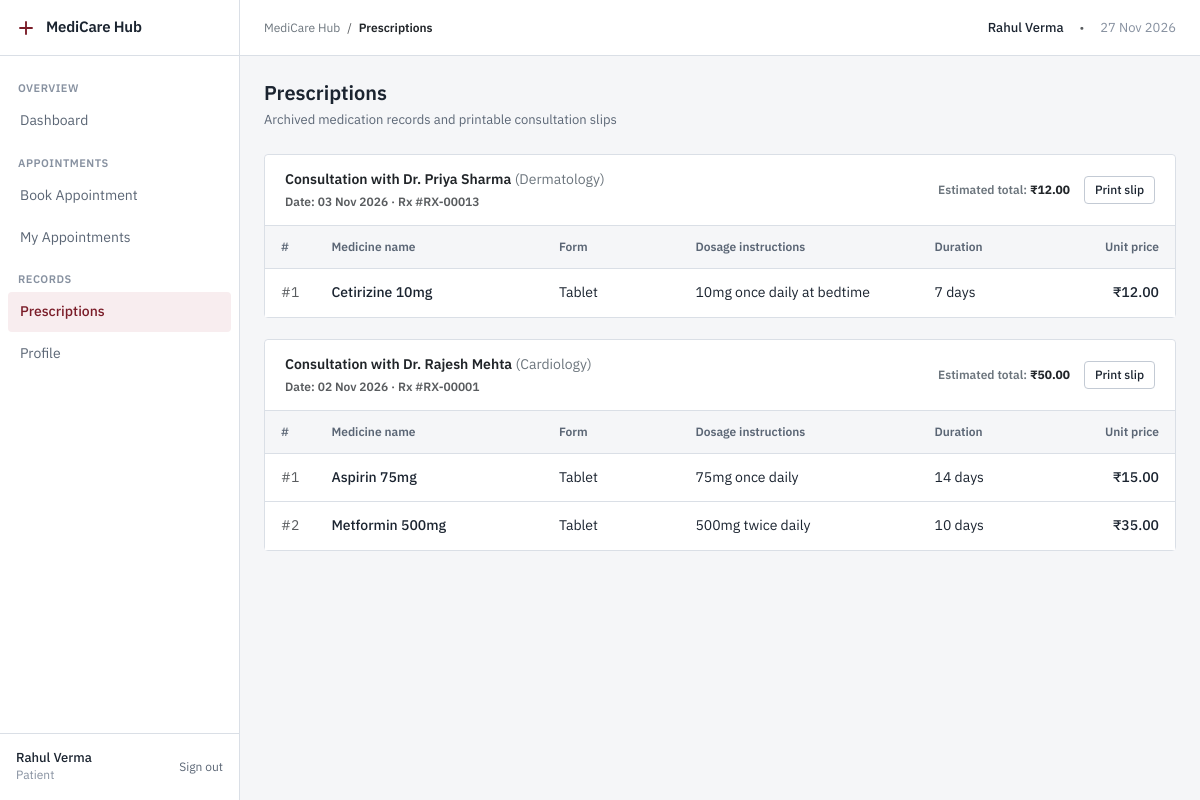
The page /patient.php?view=prescriptions (signed in) on the database its author committed.
### tables this page shows
CREATE TABLE Appointment (
    appointment_id INT AUTO_INCREMENT PRIMARY KEY,
    patient_id INT NOT NULL,
    doctor_id INT NOT NULL,
    appointment_date DATE NOT NULL,
    status ENUM('Scheduled','Completed','Cancelled') DEFAULT 'Scheduled',
    FOREIGN KEY (patient_id) REFERENCES Patient(patient_id) ON DELETE CASCADE,
    FOREIGN KEY (doctor_id) REFERENCES Doctor(doctor_id) ON DELETE CASCADE
);

CREATE TABLE Doctor (
    doctor_id INT AUTO_INCREMENT PRIMARY KEY,
    name VARCHAR(100) NOT NULL,
    specialization VARCHAR(100) NOT NULL,
    phone VARCHAR(20) NOT NULL
);

CREATE TABLE Prescription (
    prescription_id INT AUTO_INCREMENT PRIMARY KEY,
    appointment_id INT NOT NULL,
    medicine_id INT NOT NULL,
    dosage VARCHAR(100) NOT NULL,
    duration_days INT NOT NULL,
    FOREIGN KEY (appointment_id) REFERENCES Appointment(appointment_id) ON DELETE CASCADE,
    FOREIGN KEY (medicine_id) REFERENCES Medicine(medicine_id) ON DELETE CASCADE
);

CREATE TABLE Medicine (
    medicine_id INT AUTO_INCREMENT PRIMARY KEY,
    medicine_name VARCHAR(100) NOT NULL,
    type VARCHAR(50) NOT NULL,
    price DECIMAL(8,2) NOT NULL
);

### includes/functions.php (called while the page is built, shortened)
<?php
function e(string $str): string
{
    return htmlspecialchars($str, ENT_QUOTES, 'UTF-8');
}
function formatDate(string $date): string
{
    return date('d M Y', strtotime($date));
}
function formatCurrency(float $amount): string
{
    return '₹' . number_format($amount, 2);
}

### patient.php (the view, shortened to what this page needs)
<?php
require_once __DIR__ . '/config/db.php';
require_once __DIR__ . '/includes/functions.php';
$view = $_GET['view'] ?? 'dashboard';
switch ($view) {
    case 'prescriptions':
$patientId = (int)($_SESSION['patient_id'] ?? 0);
$stmt = $pdo->prepare('
    SELECT a.appointment_id, a.appointment_date, a.status, d.name AS doctor_name, d.specialization
    FROM Appointment a
    JOIN Doctor d ON a.doctor_id = d.doctor_id
    WHERE a.patient_id = ?
      AND EXISTS (SELECT 1 FROM Prescription pr WHERE pr.appointment_id = a.appointment_id)
    ORDER BY a.appointment_date DESC, a.appointment_id DESC
');
$stmt->execute([$patientId]);
$appointments = $stmt->fetchAll();
$prescriptionsByAppointment = [];
foreach ($appointments as $apt) {
    $pStmt = $pdo->prepare('
        SELECT pr.*, m.medicine_name, m.type, m.price
        FROM Prescription pr
        JOIN Medicine m ON pr.medicine_id = m.medicine_id
        WHERE pr.appointment_id = ?
        ORDER BY pr.prescription_id ASC
    ');
    $pStmt->execute([$apt['appointment_id']]);
    $items = $pStmt->fetchAll();
    $subtotal = 0.0;
    foreach ($items as $it) {
        $subtotal += (float)$it['price'];
    }
    $prescriptionsByAppointment[] = [
        'appointment' => $apt,
        'items' => $items,
        'total' => $subtotal
    ];
}
        break;
}
require_once __DIR__ . '/includes/header.php';
?>
<?php if ($view === 'dashboard'): ?>
<div class="page-header">
    <div>
        <h2 class="page-title">Patient portal</h2>
        <p class="page-description">Medical appointments, consultation queue, and prescriptions</p>
    </div>
    <a href="/medicarehub/patient.php?view=book_appointment" class="btn btn-primary">Book appointment</a>
</div>
<div class="row g-4 mb-4">
    <div class="col-sm-6 col-xl-4">
        <div class="stat-card">
            <div class="stat-label">Upcoming appointments</div>
            <div class="stat-value"><?php echo $upcomingCount; ?></div>
            <div class="stat-caption">Confirmed consultations</div>
        </div>
    </div>
    <div class="col-sm-6 col-xl-4">
        <div class="stat-card">
            <div class="stat-label">Total appointments</div>
            <div class="stat-value"><?php echo $totalCount; ?></div>
            <div class="stat-caption">Lifetime clinic consultations</div>
        </div>
    </div>
    <div class="col-sm-6 col-xl-4">
        <div class="stat-card">
            <div class="stat-label">Active prescriptions</div>
            <div class="stat-value"><?php echo $prescriptionsCount; ?></div>
            <div class="stat-caption">Prescribed medications on record</div>
        </div>
    </div>
</div>
<div class="card mb-4">
    <div class="card-header">
        <div>Next scheduled visits</div>
        <a href="/medicarehub/patient.php?view=my_appointments" class="small">View all</a>
    </div>
    <div class="table-responsive">
        <table class="table">
            <thead>
                <tr>
                    <th>ID</th>
                    <th>Doctor</th>
                    <th>Specialization</th>
                    <th>Scheduled date</th>
                    <th>Status</th>
                    <th class="text-end">Actions</th>
                </tr>
            </thead>
            <tbody>
                <?php if (empty($upcomingAppointments)): ?>
                    <tr>
                        <td colspan="6" class="empty-state">No scheduled appointments on record.</td>
                    </tr>
                <?php else: ?>
                    <?php foreach ($upcomingAppointments as $a): ?>
                        <tr>
                            <td class="text-muted">#<?php echo e((string)$a['appointment_id']); ?></td>
                            <td class="fw-medium"><?php echo e($a['doctor_name']); ?></td>
                            <td><?php echo e($a['specialization']); ?></td>
                            <td><?php echo formatDate($a['appointment_date']); ?></td>
                            <td>
                                <span class="<?php echo getStatusBadgeClass($a['status']); ?>">
                                    <?php echo e($a['status']); ?>
                                </span>
                            </td>
                            <td class="text-end">
                                <form method="POST" action="/medicarehub/patient.php?view=my_appointments" class="d-inline m-0" onsubmit="return confirm('Are you sure you want to cancel this appointment?');">
                                    <input type="hidden" name="csrf_token" value="<?php echo generateCSRFToken(); ?>">
                                    <input type="hidden" name="action" value="cancel">
                                    <input type="hidden" name="appointment_id" value="<?php echo $a['appointment_id']; ?>">
                                    <button type="submit" class="table-action-link text-danger border-0 bg-transparent p-0">Cancel</button>
                                </form>
                            </td>
                        </tr>
                    <?php endforeach; ?>
                <?php endif; ?>
            </tbody>
        </table>
    </div>
</div>
<div class="card">
    <div class="card-header">
        <div>Recent consultation history</div>
        <a href="/medicarehub/patient.php?view=prescriptions" class="small">All prescriptions</a>
    </div>
    <div class="table-responsive">
        <table class="table">
            <thead>
                <tr>
                    <th>ID</th>
                    <th>Doctor</th>
                    <th>Specialization</th>
                    <th>Date</th>
                    <th>Status</th>
                    <th>Prescription</th>
                    <th class="text-end">Actions</th>
                </tr>
            </thead>
            <tbody>
                <?php if (empty($recentHistory)): ?>
                    <tr>
                        <td colspan="7" class="empty-state">No past consultation history recorded.</td>
                    </tr>
                <?php else: ?>
                    <?php foreach ($recentHistory as $h): ?>
                        <tr>
                            <td class="text-muted">#<?php echo e((string)$h['appointment_id']); ?></td>
                            <td class="fw-medium"><?php echo e($h['doctor_name']); ?></td>
                            <td><?php echo e($h['specialization']); ?></td>
                            <td><?php echo formatDate($h['appointment_date']); ?></td>
                            <td>
                                <span class="<?php echo getStatusBadgeClass($h['status']); ?>">
                                    <?php echo e($h['status']); ?>
                                </span>
                            </td>
                            <td>
                                <?php if ($h['rx_count'] > 0): ?>
                                    <span class="text-secondary"><?php echo $h['rx_count']; ?> medicines</span>
                                <?php else: ?>
                                    <span class="text-muted small">None</span>
                                <?php endif; ?>
                            </td>
                            <td class="text-end">
                                <?php if ($h['rx_count'] > 0): ?>
                                    <a href="/medicarehub/patient.php?view=prescription_print&appointment_id=<?php echo $h['appointment_id']; ?>" target="_blank" class="table-action-link">View slip</a>
                                <?php else: ?>
                                    <span class="text-muted small">-</span>
                                <?php endif; ?>
                            </td>
                        </tr>
                    <?php endforeach; ?>
                <?php endif; ?>
            </tbody>
        </table>
    </div>
</div>
<?php elseif ($view === 'prescriptions'): ?>
<div class="page-header">
    <div>
        <h1 class="page-title">Prescriptions</h1>
        <p class="page-description">Archived medication records and printable consultation slips</p>
    </div>
</div>
<?php if (empty($prescriptionsByAppointment)): ?>
    <div class="card">
        <div class="card-body">
            <div class="empty-state">No prescription records found for this patient account.</div>
        </div>
    </div>
<?php else: ?>
    <?php foreach ($prescriptionsByAppointment as $block): ?>
        <?php
        $apt = $block['appointment'];
        $items = $block['items'];
        $total = $block['total'];
        ?>
        <div class="card mb-4">
            <div class="card-header d-flex align-items-center justify-content-between flex-wrap gap-2 py-3">
                <div>
                    <div class="fw-semibold text-dark fs-6">Consultation with <?php echo e($apt['doctor_name']); ?> <span class="text-secondary fw-normal">(<?php echo e($apt['specialization']); ?>)</span></div>
                    <div class="small text-muted mt-1">Date: <?php echo formatDate($apt['appointment_date']); ?> &middot; Rx #RX-<?php echo str_pad((string)$apt['appointment_id'], 5, '0', STR_PAD_LEFT); ?></div>
                </div>
                <div class="d-flex align-items-center gap-3">
                    <span class="small text-secondary">Estimated total: <strong class="text-dark tabular-nums"><?php echo formatCurrency($total); ?></strong></span>
                    <a href="/medicarehub/patient.php?view=prescription_print&appointment_id=<?php echo $apt['appointment_id']; ?>" target="_blank" class="btn btn-secondary btn-sm">Print slip</a>
                </div>
            </div>
            <div class="table-responsive">
                <table class="table align-middle">
                    <thead>
                        <tr>
                            <th style="width: 50px;">#</th>
                            <th style="width: 25%;">Medicine name</th>
                            <th style="width: 15%;">Form</th>
                            <th>Dosage instructions</th>
                            <th style="width: 15%;">Duration</th>
                            <th class="text-end" style="width: 120px;">Unit price</th>
                        </tr>
                    </thead>
                    <tbody>
                        <?php foreach ($items as $idx => $it): ?>
                            <tr>
                                <td class="text-muted tabular-nums">#<?php echo $idx + 1; ?></td>
                                <td class="fw-medium"><?php echo e($it['medicine_name']); ?></td>
                                <td><?php echo e($it['type']); ?></td>
                                <td><?php echo e($it['dosage']); ?></td>
                                <td class="tabular-nums"><?php echo e((string)$it['duration_days']); ?> days</td>
                                <td class="text-end tabular-nums fw-medium"><?php echo formatCurrency((float)$it['price']); ?></td>
                            </tr>
                        <?php endforeach; ?>
                    </tbody>
                </table>
            </div>
        </div>
    <?php endforeach; ?>
<?php endif; ?>
<?php endif; ?>
<?php require_once __DIR__ . '/includes/footer.php'; ?>

### assets/css/style.css (style rules this page uses)
:root { --bg: #F5F6F8; --surface: #FFFFFF; --border: #DADFE6; --border-strong: #C3CAD4; --text: #1B2430; --text-secondary: #5B6675; --text-muted: #8791A0; --accent: #7A1C28; --accent-hover: #5F151F; --accent-subtle: #F8EDEF; --status-success: #2E6B4F; --status-success-bg: #EAF3EE; --status-warning: #8A5A00; --status-warning-bg: #FBF3E2; --status-danger: #A12C2C; --status-danger-bg: #FAEDED; --status-neutral: #4B5563; --status-neutral-bg: #EEF0F3; --radius: 4px; --sidebar-width: 240px; --topbar-height: 56px; --shadow-overlay: 0 4px 12px rgba(0, 0, 0, 0.08); }
*, *::before, *::after { box-sizing: border-box; }
html, body { margin: 0; padding: 0; background-color: var(--bg); color: var(--text); font-family: 'IBM Plex Sans', -apple-system, BlinkMacSystemFont, "Segoe UI", Roboto, sans-serif; font-size: 14px; line-height: 1.5; font-weight: 400; -webkit-font-smoothing: antialiased; -moz-osx-font-smoothing: grayscale; }
h1, h2, h3, h4, h5, h6 { color: var(--text); font-weight: 600; line-height: 1.3; margin-top: 0; margin-bottom: 0.5rem; letter-spacing: normal; text-transform: none; }
h1 { font-size: 24px; }
p { margin-top: 0; margin-bottom: 0.5rem; }
small, .small { font-size: 12px; }
a { color: var(--accent); text-decoration: none; transition: color 0.15s ease; }
.tabular-nums, .stat-value, table td, table th, .font-monospace { font-variant-numeric: tabular-nums; }
.page-header { display: flex; align-items: flex-start; justify-content: space-between; margin-bottom: 24px; gap: 16px; }
.page-title { font-size: 20px; font-weight: 600; color: var(--text); margin-bottom: 4px; }
.page-description { font-size: 13px; color: var(--text-secondary); margin-bottom: 0; }
.card { background-color: var(--surface); border: 1px solid var(--border); border-radius: var(--radius); box-shadow: none; margin-bottom: 24px; }
.card-header { background-color: var(--surface); border-bottom: 1px solid var(--border); padding: 16px 20px; font-size: 15px; font-weight: 600; color: var(--text); display: flex; align-items: center; justify-content: space-between; }
.btn { height: 36px; padding: 0 16px; font-size: 13px; font-weight: 500; font-family: inherit; border-radius: var(--radius); display: inline-flex; align-items: center; justify-content: center; gap: 8px; border: 1px solid transparent; cursor: pointer; text-decoration: none; transition: background-color 0.15s ease, border-color 0.15s ease, color 0.15s ease; white-space: nowrap; box-shadow: none !important; }
.btn-secondary, .btn-outline-secondary, .btn-light { background-color: var(--surface); border-color: var(--border-strong); color: var(--text); }
.btn-sm { height: 28px; padding: 0 10px; font-size: 12px; }
.table { width: 100%; margin-bottom: 0; color: var(--text); border-collapse: collapse; vertical-align: middle; }
.table thead th { background-color: var(--bg); color: var(--text-secondary); font-size: 12px; font-weight: 600; text-transform: none; letter-spacing: normal; border-bottom: 1px solid var(--border); border-top: none; padding: 12px 16px; white-space: nowrap; }
.table tbody td { padding: 12px 16px; font-size: 14px; border-bottom: 1px solid var(--border); height: 48px; background-color: var(--surface); color: var(--text); }
.table tbody tr:last-child td { border-bottom: none; }
* { text-shadow: none !important; }
.card, .stat-card, .btn, .form-control, .form-select, .table-container, .alert { box-shadow: none !important; }

### rows shown on the page
appointment: doctor.name "Dr. Priya Sharma", doctor.specialization "Dermatology", appointment_date "03 Nov 2026", appointment_id "00013", total "₹12.00"
prescription: medicine.medicine_name "Cetirizine 10mg", medicine.type "Tablet", dosage "10mg once daily at bedtime", duration_days "7", medicine.price "₹12.00"
appointment: doctor.name "Dr. Rajesh Mehta", doctor.specialization "Cardiology", appointment_date "02 Nov 2026", appointment_id "00001", total "₹50.00"
prescription: medicine.medicine_name "Aspirin 75mg", medicine.type "Tablet", dosage "75mg once daily", duration_days "14", medicine.price "₹15.00"
prescription: medicine.medicine_name "Metformin 500mg", medicine.type "Tablet", dosage "500mg twice daily", duration_days "10", medicine.price "₹35.00"

### other values the page prints
$sectionTitle "OVERVIEW"
$item['label'] "Dashboard"
$sectionTitle "APPOINTMENTS"
$item['label'] "Book Appointment"
$item['label'] "My Appointments"
$sectionTitle "RECORDS"
$item['label'] "Prescriptions"
$item['label'] "Profile"
$userName "Rahul Verma"
$pageTitle "Prescriptions"
$_SESSION['user_name'] "Rahul Verma"
